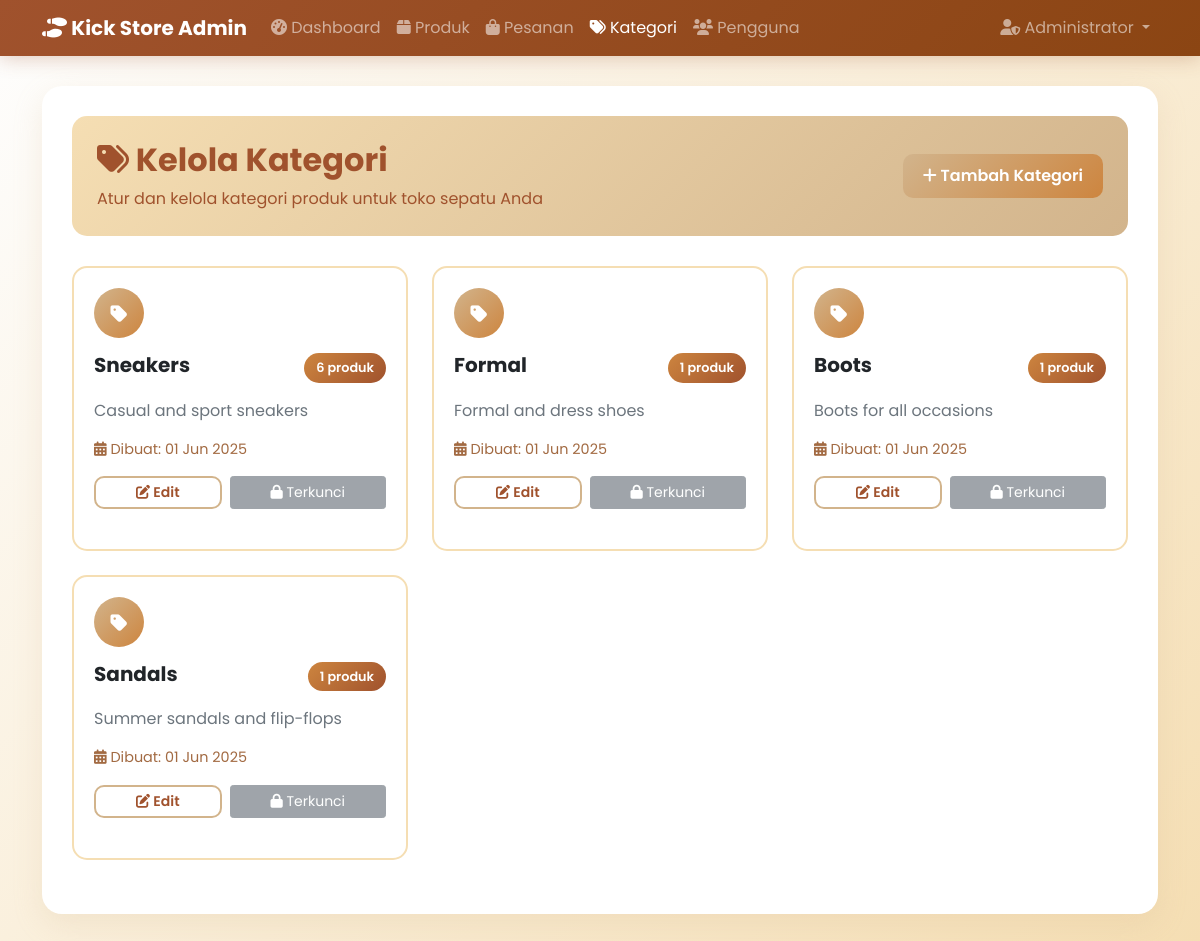
Screenshot of /admin/categories.php (signed in) with the database file from the repository.
### tables this page shows
CREATE TABLE `categories` (
  `id` int NOT NULL,
  `name` varchar(50) NOT NULL,
  `description` text,
  `created_at` timestamp NULL DEFAULT CURRENT_TIMESTAMP
);

### admin/categories.php (the view, shortened to what this page needs)
<?php
$database = new Database();
$db = $database->getConnection();
$query = "SELECT c.*, COUNT(p.id) as product_count
          FROM categories c
          LEFT JOIN products p ON c.id = p.category_id
          GROUP BY c.id
          ORDER BY c.created_at DESC";
$stmt = $db->prepare($query);
$stmt->execute();
$categories = $stmt->fetchAll(PDO::FETCH_ASSOC);
?>
<!DOCTYPE html>
<html lang="id">
<head>
    <link href="https://cdn.jsdelivr.net/npm/bootstrap@5.1.3/dist/css/bootstrap.min.css" rel="stylesheet">
    <link href="https://cdnjs.cloudflare.com/ajax/libs/font-awesome/6.0.0/css/all.min.css" rel="stylesheet">
</head>
<body>
    <nav class="navbar navbar-expand-lg navbar-dark">
        <div class="container">
            <a class="navbar-brand fw-bold" href="dashboard.php">
                <i class="fas fa-shoe-prints"></i> Kick Store Admin
            </a>
            <div class="collapse navbar-collapse" id="navbarNav">
                <ul class="navbar-nav me-auto">
                    <li class="nav-item">
                        <a class="nav-link" href="dashboard.php">
                            <i class="fas fa-tachometer-alt"></i> Dashboard
                        </a>
                    </li>
                    <li class="nav-item">
                        <a class="nav-link" href="products.php">
                            <i class="fas fa-box"></i> Produk
                        </a>
                    </li>
                    <li class="nav-item">
                        <a class="nav-link" href="orders.php">
                            <i class="fas fa-shopping-bag"></i> Pesanan
                        </a>
                    </li>
                    <li class="nav-item">
                        <a class="nav-link active" href="categories.php">
                            <i class="fas fa-tags"></i> Kategori
                        </a>
                    </li>
                    <li class="nav-item">
                        <a class="nav-link" href="users.php">
                            <i class="fas fa-users"></i> Pengguna
                        </a>
                    </li>
                </ul>
                <ul class="navbar-nav">
                    <li class="nav-item dropdown">
                        <a class="nav-link dropdown-toggle" href="#" role="button" data-bs-toggle="dropdown">
                            <i class="fas fa-user-shield"></i> <?php echo $_SESSION['full_name']; ?>
                        </a>
                    </li>
                </ul>
            </div>
        </div>
    </nav>
    <div class="container">
        <div class="main-container">
            <div class="page-header">
                <div class="row align-items-center">
                    <div class="col-md-8">
                        <h2 class="fw-bold mb-2">
                            <i class="fas fa-tags"></i> Kelola Kategori
                        </h2>
                        <p class="mb-0">Atur dan kelola kategori produk untuk toko sepatu Anda</p>
                    </div>
                    <div class="col-md-4 text-end">
                        <button class="btn btn-primary" data-bs-toggle="modal" data-bs-target="#addCategoryModal">
                            <i class="fas fa-plus"></i> Tambah Kategori
                        </button>
                    </div>
                </div>
            </div>
            <?php if (empty($categories)): ?>
                <div class="empty-state">
                    <i class="fas fa-tags"></i>
                    <h4>Belum Ada Kategori</h4>
                    <p>Mulai dengan menambahkan kategori pertama untuk produk sepatu Anda</p>
                    <button class="btn btn-primary" data-bs-toggle="modal" data-bs-target="#addCategoryModal">
                        <i class="fas fa-plus"></i> Tambah Kategori Pertama
                    </button>
                </div>
            <?php else: ?>
                <div class="row">
                    <?php foreach ($categories as $category): ?>
                        <div class="col-lg-4 col-md-6 mb-4">
                            <div class="category-card">
                                <div class="category-icon">
                                    <i class="fas fa-tag"></i>
                                </div>
                                <div class="d-flex justify-content-between align-items-start mb-3">
                                    <h5 class="fw-bold text-dark mb-0"><?php echo htmlspecialchars($category['name']); ?></h5>
                                    <span class="product-count-badge">
                                        <?php echo $category['product_count']; ?> produk
                                    </span>
                                </div>
                                <p class="text-muted mb-3">
                                    <?php echo $category['description'] ? htmlspecialchars($category['description']) : 'Tidak ada deskripsi'; ?>
                                </p>
                                <div class="category-meta mb-3">
                                    <i class="fas fa-calendar-alt"></i>
                                    Dibuat: <?php echo date('d M Y', strtotime($category['created_at'])); ?>
                                </div>
                                <div class="d-flex gap-2">
                                    <button class="btn btn-outline-primary btn-sm flex-fill"
                                            onclick="editCategory(<?php echo htmlspecialchars(json_encode($category)); ?>)">
                                        <i class="fas fa-edit"></i> Edit
                                    </button>
                                    <?php if ($category['product_count'] == 0): ?>
                                        <form method="POST" class="d-inline flex-fill"
                                              onsubmit="return confirm('Apakah Anda yakin ingin menghapus kategori ini?')">
                                            <input type="hidden" name="action" value="delete">
                                            <input type="hidden" name="category_id" value="<?php echo $category['id']; ?>">
                                            <button type="submit" class="btn btn-danger btn-sm w-100">
                                                <i class="fas fa-trash"></i> Hapus
                                            </button>
                                        </form>
                                    <?php else: ?>
                                        <button class="btn btn-secondary btn-sm flex-fill" disabled
                                                title="Tidak dapat menghapus kategori yang memiliki produk">
                                            <i class="fas fa-lock"></i> Terkunci
                                        </button>
                                    <?php endif; ?>
                                </div>
                            </div>
                        </div>
                    <?php endforeach; ?>
                </div>
            <?php endif; ?>
        </div>
    </div>
</body>
</html>

### admin/categories.php (style rules this page uses)
* { font-family: 'Poppins', sans-serif; }
body { background: linear-gradient(135deg, #FEFEFE 0%, #F5DEB3 100%); min-height: 100vh; }
.navbar { background: linear-gradient(135deg, #A0522D 0%, #8B4513 100%) !important; box-shadow: 0 2px 20px rgba(160, 82, 45, 0.3); }
.main-container { background: white; border-radius: 20px; box-shadow: 0 10px 30px rgba(210, 180, 140, 0.2); padding: 30px; margin: 30px 0; }
.page-header { background: linear-gradient(135deg, #F5DEB3 0%, #D2B48C 100%); border-radius: 15px; padding: 25px; margin-bottom: 30px; color: #A0522D; }
.category-card { background: white; border: 2px solid #F5DEB3; border-radius: 15px; padding: 20px; margin-bottom: 20px; transition: all 0.3s ease; height: 100%; }
.category-icon { width: 50px; height: 50px; background: linear-gradient(135deg, #D2B48C 0%, #CD853F 100%); border-radius: 50%; display: flex; align-items: center; justify-content: center; color: white; font-size: 1.2rem; margin-bottom: 15px; }
.product-count-badge { background: linear-gradient(135deg, #CD853F 0%, #A0522D 100%); color: white; padding: 5px 12px; border-radius: 15px; font-weight: 600; font-size: 0.8rem; }
.btn-primary { background: linear-gradient(135deg, #D2B48C 0%, #CD853F 100%); border: none; border-radius: 10px; padding: 10px 20px; font-weight: 600; transition: all 0.3s ease; }
.btn-outline-primary { border: 2px solid #D2B48C; color: #A0522D; border-radius: 10px; font-weight: 600; }
.category-meta { font-size: 0.9rem; color: #8B4513; opacity: 0.8; }

### rows the page displays
categories: name "Sneakers", product_count "6", description "Casual and sport sneakers", created_at "01 Jun 2025"
categories: name "Formal", product_count "1", description "Formal and dress shoes", created_at "01 Jun 2025"
categories: name "Boots", product_count "1", description "Boots for all occasions", created_at "01 Jun 2025"
categories: name "Sandals", product_count "1", description "Summer sandals and flip-flops", created_at "01 Jun 2025"

### other values shown
$_SESSION['full_name'] "Administrator"
